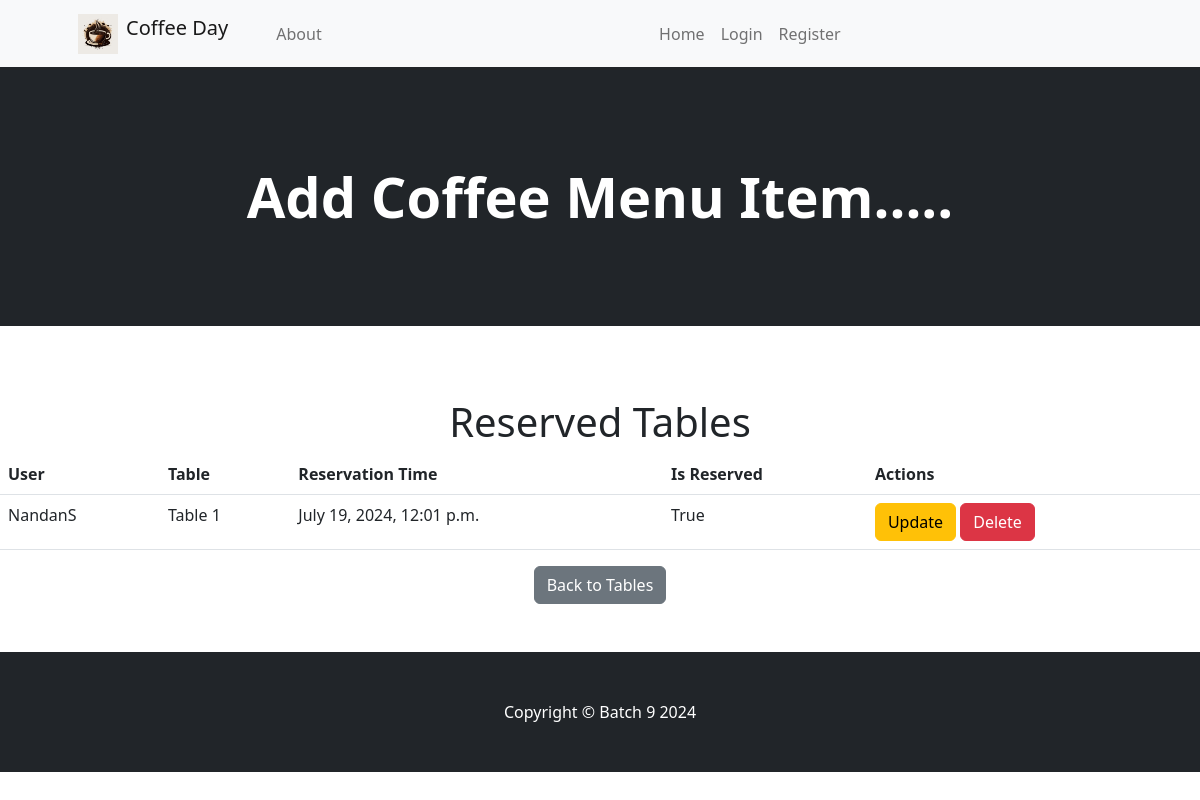
/reserved_tables/, run on the app's committed database.
### app/models.py (models this page shows, shortened)
class Reservation(models.Model):
    user = models.ForeignKey(User, on_delete=models.CASCADE)
    table = models.ForeignKey(Table, on_delete=models.CASCADE)
    reservation_time = models.DateTimeField()
    is_reserved = models.BooleanField(default=True)

class User(AbstractUser):
    is_admin=models.BooleanField('Is admin',default=False)
    is_customer = models.BooleanField('Is customer',default=True)
    is_employee = models.BooleanField('Is employee',default=False)

class Table(models.Model):
    table_number = models.PositiveIntegerField(unique=True)
    res=models.BooleanField(default=False)
    def __str__(self):
        return f"Table {self.table_number}"

### app/views.py (the view)
# urls.py: path('tables/', table_list, name='table_list'),
def tables(request):
    reservations = Reservation.objects.all()  # Get all reservations
    return render(request, 'tables.html', {'reservations': reservations})

### app/templates/tables.html (shortened to what this page needs)
{% extends "base.html" %}
{% block contant %}
{% include "navbar.html" %}
<header class="bg-dark py-5">
    <div class="container px-4 px-lg-5 my-5">
        <div class="text-center text-white">
            <h1 class="display-4 fw-bolder">Add Coffee Menu Item.....</h1>
        </div>
    </div>
</header>
<div align="center">
    <br><br><br>
    <h1>Reserved Tables</h1>
    <table class="table">
        <thead>
            <tr>
                <th>User</th>
                <th>Table</th>
                <th>Reservation Time</th>
                <th>Is Reserved</th>
                <th>Actions</th>
            </tr>
        </thead>
        <tbody>
            {% for reservation in reservations %}
            <tr>
                <td>{{ reservation.user.username }}</td>
                <td>{{ reservation.table }}</td>
                <td>{{ reservation.reservation_time }}</td>
                <td>{{ reservation.is_reserved }}</td>
                <td>
                    <a href="{% url 'update_reservation' reservation.id %}" class="btn btn-warning">Update</a>
                    <form action="{% url 'delete_reservations' reservation.id %}" method="post" style="display:inline;">
                        <button type="submit" class="btn btn-danger">Delete</button>
                    </form>
                </td>
            </tr>
            {% endfor %}
        </tbody>
    </table>
    <a href="{% url 'table_list' %}" class="btn btn-secondary">Back to Tables</a>
    <br><br><br>
</div>
{% endblock %}

### data on the page
Reservation: user.username "NandanS", table "Table 1", reservation_time "July 19, 2024, 12:01 p.m.", is_reserved "True"
